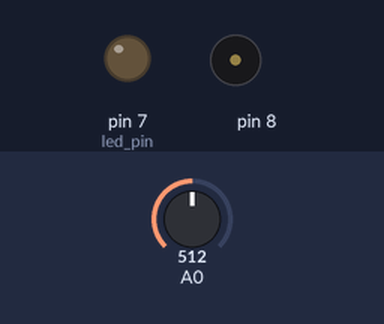
This sketch was run on a simulated Arduino Uno, built with avr-gcc and run on an emulated ATmega328P. Parts: output pins drawn as LEDs (lit = HIGH), buzzer (waves = sounding). Inputs (shaded band) come from the test bench; at power-on: A0 = 512. What the sketch prints to the serial monitor is not drawn.

Above: at 1.2 s.
1.3 s: A0 set to 716
Timing chart, 0 to 7.1 s (numbered marks = the images above; inputs shaded):
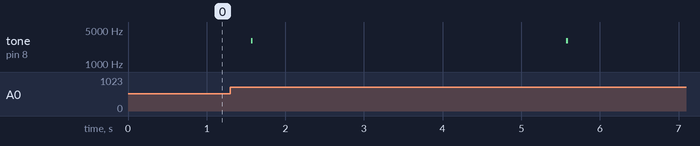

The sketch:

crickets.ino
```cpp
#include <SPI.h>
#include "printf.h"

const int led_pin = 7;
const float thresholdfactor = 3.0;

void setup(void)
{

    Serial.begin(57600);
    printf_begin();
    pinMode(7, OUTPUT);

}

const int timespan = 2000;
const int stepsize = 20;
int counter = 0;

int measure1 = 0;
int measure2 = 0;
float avgdiff = 0.0;

void loop(void) {
    if(counter >= timespan) {
        printf("counter >= timespan\n");

// Stuur een signaal (poort 8, 1334 Hz, 100ms)
        tone(8, 3000, stepsize);
        delay(timespan - stepsize);

// Reset de state van de machine
        counter = 0;
    }

    float diff = abs(measure1-measure2);
    float difffloat = (float) diff;
    avgdiff = ((10.0 * difffloat) + 90.0*avgdiff)/100.0; // Slowly adjust avgdiff

    if(difffloat > (avgdiff*thresholdfactor)) { // ontvang signaal

        Serial.print("Received signal, m1=");
        Serial.print(measure1);
        Serial.print(", m2=");
        Serial.print(measure2);
        Serial.print(", diff=");
        Serial.print(diff);
        Serial.print(", avgdiff=");
        Serial.print(avgdiff);
        Serial.print("\n");

        counter = timespan - (timespan-counter)/3;
        measure1 = 0;
        measure2 = 0;
    }
     measure1 = analogRead(A0);
     delay(stepsize);
     counter += stepsize;
     measure2 = analogRead(A0);
}
```

printf.h
```cpp
// (licence header left out)
/**
 * @file printf.h
 *
 * Setup necessary to direct stdout to the Arduino Serial library, which
 * enables 'printf'
 */

#ifndef __PRINTF_H__
#define __PRINTF_H__

#ifdef ARDUINO

int serial_putc( char c, FILE * )
{
  Serial.write( c );

  return c;
}

void printf_begin(void)
{
  fdevopen( &serial_putc, 0 );
}

#else
#error This example is only for use on Arduino.
#endif // ARDUINO

#endif // __PRINTF_H__
```

Measured:
- by itself, tone on pin 8: alternates 3000 Hz for 0.02 s and silent for 4.0 s
